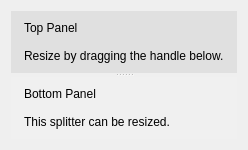
<?xml version="1.0" encoding="UTF-8"?>
<ui version="4.0">
 <class>SplitterDockContents</class>
 <widget class="QWidget" name="SplitterDockContents">
  <layout class="QVBoxLayout" name="verticalLayout">
   <item>
    <widget class="QSplitter" name="splitter">
     <property name="orientation">
      <enum>Qt::Vertical</enum>
     </property>
     <widget class="QLabel" name="topLabel">
      <property name="text">
       <string>Top Panel

Resize by dragging the handle below.</string>
      </property>
      <property name="styleSheet">
       <string>background-color: #e0e0e0; padding: 10px;</string>
      </property>
     </widget>
     <widget class="QLabel" name="bottomLabel">
      <property name="text">
       <string>Bottom Panel

This splitter can be resized.</string>
      </property>
      <property name="styleSheet">
       <string>background-color: #f0f0f0; padding: 10px;</string>
      </property>
     </widget>
    </widget>
   </item>
  </layout>
 </widget>
 <resources/>
 <connections/>
</ui>
